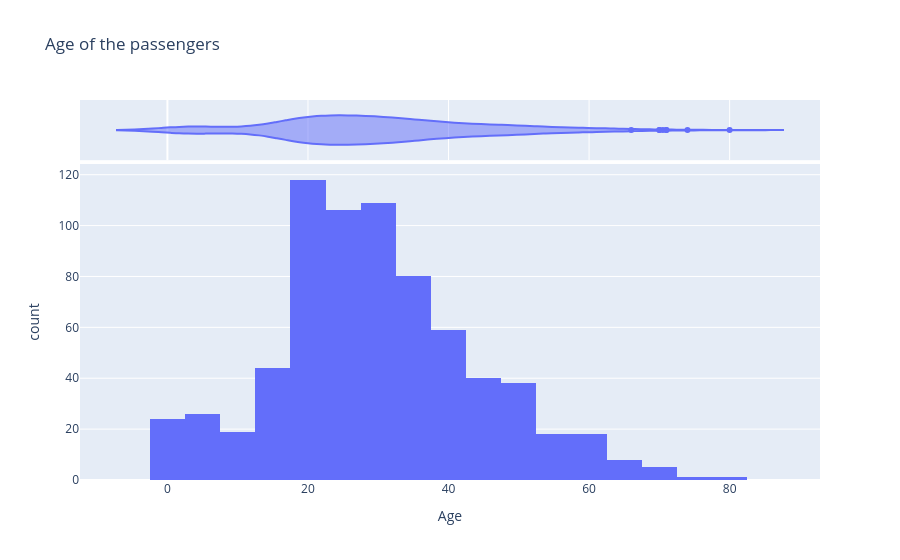

Notebook source saved alongside this figure:
### Markdown cell above
> 💡 **Try it another way:** draw the same with `marginal="violin"`. What does the violin add to the box?

### Code cell
fig = px.histogram(df, x="age", nbins=30, marginal="violin",
                   labels={"age": "Age"}, title="Age of the passengers")
fig.show()

### Figure 1 — Plotly figure (JSON) as saved in the notebook; plotly's stock layout.template omitted (floating-point values rounded to 4 significant figures; data arrays with more than 128 entries replaced by an {"elided": "..."} marker saying what was removed)
{"data": [{"alignmentgroup": "True", "bingroup": "x", "hovertemplate": "Age=%{x}<br>count=%{y}<extra></extra>", "legendgroup": "", "marker": {"color": "#636efa", "pattern": {"shape": ""}}, "name": "", "nbinsx": 30, "offsetgroup": "", "orientation": "v", "showlegend": false, "type": "histogram", "x": {"elided": "891 float values"}, "xaxis": "x", "yaxis": "y"}, {"alignmentgroup": "True", "hovertemplate": "Age=%{x}<extra></extra>", "legendgroup": "", "marker": {"color": "#636efa"}, "name": "", "offsetgroup": "", "scalegroup": "x", "showlegend": false, "type": "violin", "x": {"elided": "891 float values"}, "xaxis": "x2", "yaxis": "y2"}], "layout": {"barmode": "relative", "legend": {"tracegroupgap": 0}, "title": {"text": "Age of the passengers"}, "xaxis": {"anchor": "y", "domain": [0.0, 1.0], "title": {"text": "Age"}}, "xaxis2": {"anchor": "y2", "domain": [0.0, 1.0], "matches": "x", "showgrid": true, "showticklabels": false}, "yaxis": {"anchor": "x", "domain": [0.0, 0.8316], "title": {"text": "count"}}, "yaxis2": {"anchor": "x2", "domain": [0.8416, 1.0], "matches": "y2", "showgrid": false, "showline": false, "showticklabels": false, "ticks": ""}}}
